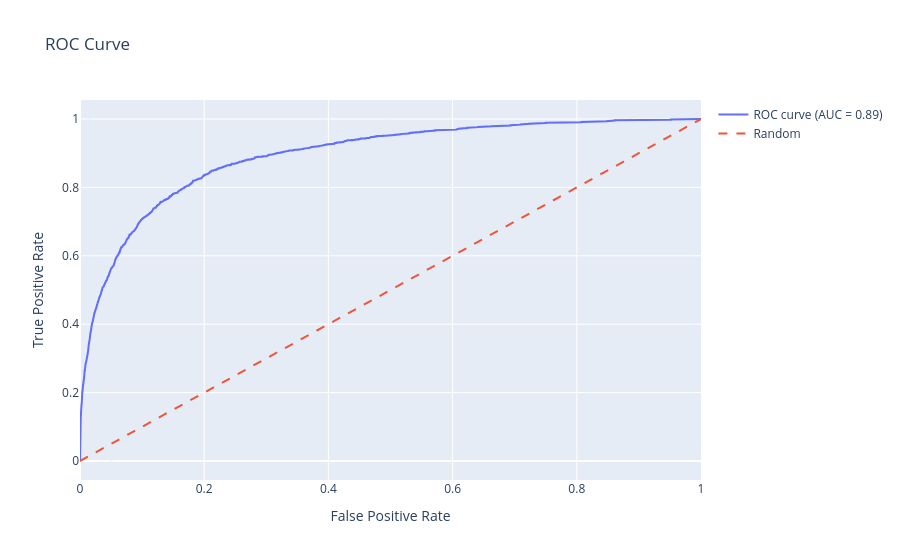

The code cell stored with this chart in its notebook:
### Code cell
lr_visualizer.plot_roc_curve()

### Figure 1 — Plotly figure (JSON) as saved in the notebook; plotly's stock layout.template omitted (floating-point values rounded to 4 significant figures; data arrays with more than 128 entries replaced by an {"elided": "..."} marker saying what was removed)
{"data": [{"mode": "lines", "name": "ROC curve (AUC = 0.89)", "x": {"elided": "2298 float values"}, "y": {"elided": "2298 float values"}, "type": "scatter"}, {"line": {"dash": "dash"}, "mode": "lines", "name": "Random", "x": [0, 1], "y": [0, 1], "type": "scatter"}], "layout": {"title": {"text": "ROC Curve"}, "xaxis": {"title": {"text": "False Positive Rate"}}, "yaxis": {"title": {"text": "True Positive Rate"}}, "showlegend": true}}
